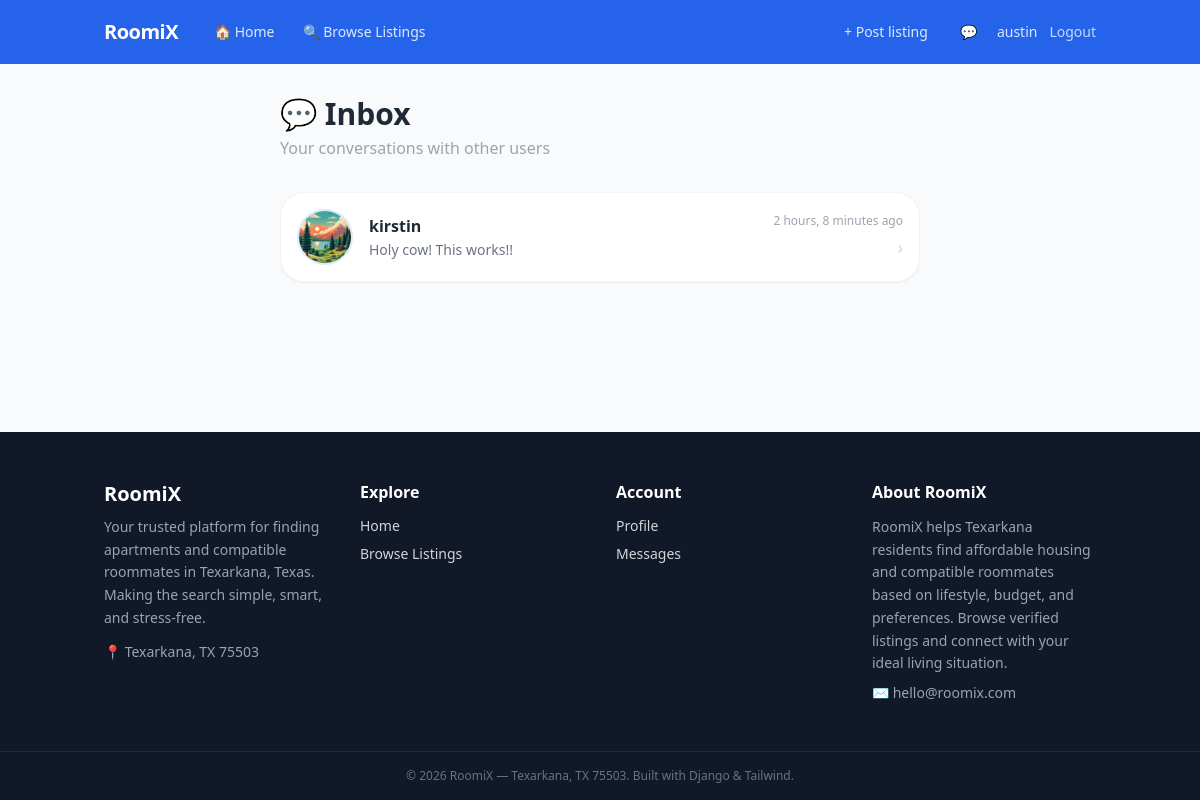
/messages/ (signed in), run on the app's committed database.
### core/models.py (models this page shows, shortened)
class Conversation(models.Model):
    participants = models.ManyToManyField(User , related_name ='conversations')
    listing = models.ForeignKey(Listing, on_delete=models.SET_NULL , null=True, blank=True,related_name='conversations')
    created_at = models.DateTimeField(auto_now_add=True)
    class Meta:
        ordering = ['-created_at']
    def get_other_participant(self , user):
        return self.participants.exclude(pk=user.pk).first()
    def unread_count(self,user):
        return self.messages.filter(is_read=False).exclude(sender=user).count()

class Profile(models.Model):
    user = models.OneToOneField(User, on_delete=models.CASCADE, related_name='profile')
    bio = models.TextField(blank=True)
    age = models.PositiveIntegerField(null=True, blank=True)
    budget_min = models.DecimalField(max_digits=10, decimal_places=2, null=True, blank=True)
    budget_max = models.DecimalField(max_digits=10, decimal_places=2, null=True, blank=True)
    location = models.CharField(max_length=255, blank=True)
    is_smoker = models.BooleanField(default=False)
    has_pets = models.BooleanField(default=False)
    is_student = models.BooleanField(default=True)
    CLEANLINESS_CHOICES = [
        (1, 'Messy'),
        (2, 'Average'),
        (3, 'Very Clean'),
    ]
    cleanliness = models.IntegerField(choices=CLEANLINESS_CHOICES, null=True, blank=True)
    SLEEP_CHOICES = [
        ('early', 'Early Bird'),
        ('night', 'Night Owl'),
    ]
    sleep_schedule = models.CharField(max_length=10, choices=SLEEP_CHOICES, blank=True)
    is_lgbtq_friendly = models.BooleanField(default=False)
    NOISE_CHOICES = [
        ('quiet', 'Quiet'),
        ('moderate', 'Moderate'),
         ('loud', 'Loud'),
    ]
    noise_level = models.CharField(max_length=10, choices=NOISE_CHOICES, blank=True)
    image = models.ImageField(upload_to='profile_pics/', default='default_profile.jpg')
    created_at = models.DateTimeField(auto_now_add=True)
    IMPORTANCE_CHOICES = [
        (0 , 'Not Important'),
        (1 , 'Somewhat Important'),
        (2 , 'Very Important'),
        (3 , 'Must Match'),
    ]
    cleanliness_importance = models.IntegerField(choices=IMPORTANCE_CHOICES , default=1)
    sleep_schedule_importance = models.IntegerField(choices=IMPORTANCE_CHOICES , default=1)
    budget_importance = models.IntegerField(choices=IMPORTANCE_CHOICES , default=1)
    smoker_importance = models.IntegerField(choices=IMPORTANCE_CHOICES , default=1)
    pets_importance = models.IntegerField(choices=IMPORTANCE_CHOICES , default=1)
    noise_level_importance = models.IntegerField(choices=IMPORTANCE_CHOICES, default=1)

class Message(models.Model):
    conversation = models.ForeignKey(Conversation, on_delete=models.CASCADE, related_name='messages')
    sender = models.ForeignKey(User , on_delete=models.CASCADE , related_name='sent_messages')
    body = models.TextField()
    created_at = models.DateTimeField(auto_now_add=True)
    is_read = models.BooleanField(default=False)
    class Meta:
        ordering = ['created_at']

### core/views.py (the view)
# urls.py: path('messages/' , views.InboxView.as_view(), name='inbox'),
class InboxView(LoginRequiredMixin, View):
    def get(self, request):
        conversations = Conversation.objects.filter(
            participants=request.user
        ).prefetch_related('participants', 'listing', 'messages')
        convo_data = []
        for convo in conversations:
            convo_data.append({
                'conversation': convo,
                'other_user': convo.get_other_participant(request.user),
                'unread': convo.unread_count(request.user),
                'last_message': convo.messages.last(),
            })
        return render(request, 'core/inbox.html', {'convo_data': convo_data})

### core/templates/core/inbox.html (shortened to what this page needs)
{% extends "base.html" %}
{% block content %}
<div class="max-w-2xl mx-auto px-4 py-8">
  <div class="mb-8">
    <h1 class="text-3xl font-bold text-gray-800">💬 Inbox</h1>
    <p class="text-gray-400 mt-1">Your conversations with other users</p>
  </div>
  {% if convo_data %}
    <div class="flex flex-col gap-3">
      {% for item in convo_data %}
        <a href="{% url 'conversation' item.conversation.pk %}"
           class="bg-white rounded-2xl shadow-sm border border-gray-100 p-4 flex items-center gap-4 hover:shadow-md hover:border-brand-400 transition">
          {% if item.other_user.profile.image %}
            <img src="{{ item.other_user.profile.image.url }}" alt=""
                 class="w-14 h-14 rounded-full object-cover flex-shrink-0 border-2 border-brand-100"/>
          {% else %}
            <div class="w-14 h-14 rounded-full bg-brand-100 flex items-center justify-center text-brand-500 font-bold text-xl flex-shrink-0">
              {{ item.other_user.username|first|upper }}
            </div>
          {% endif %}
          <div class="flex-1 min-w-0">
            <div class="flex items-center justify-between gap-2 mb-0.5">
              <p class="font-semibold text-gray-800">{{ item.other_user.username }}</p>
            </div>
            {% if item.last_message %}
              <p class="text-sm text-gray-500 truncate">{{ item.last_message.body }}</p>
            {% endif %}
          </div>
          <div class="flex flex-col items-end gap-1 flex-shrink-0">
            {% if item.last_message %}
              <p class="text-xs text-gray-400">{{ item.last_message.created_at|timesince }} ago</p>
            {% endif %}
            <span class="text-gray-300 text-lg">›</span>
          </div>
        </a>
      {% endfor %}
    </div>
  {% endif %}
</div>
{% endblock %}

### core/templates/includes/_navbar.html (shortened to what this page needs)
<nav class="bg-brand-500 sticky top-0 z-50">
  <div class="max-w-5xl mx-auto px-4 h-16 flex items-center justify-between">
    <div class="flex items-center gap-6">
      <a href="{% url 'home' %}" class="text-white font-bold text-xl tracking-tight">RoomiX</a>
      <div class="hidden sm:flex items-center gap-1">
        <a href="{% url 'home' %}"
           class="text-blue-100 hover:text-white px-3 py-1.5 rounded-lg text-sm transition flex items-center gap-1">
          🏠 Home
        </a>
        <a href="{% url 'listing-list' %}"
           class="text-blue-100 hover:text-white px-3 py-1.5 rounded-lg text-sm transition flex items-center gap-1">
          🔍 Browse Listings
        </a>
      </div>
    </div>
    <div class="flex items-center gap-3 text-sm">
      {% if user.is_authenticated %}
        <a href="{% url 'listing-create' %}"
           class="text-blue-100 hover:text-white px-3 py-1.5 rounded-lg text-sm transition">
          + Post listing
        </a>
        <a href="{% url 'inbox' %}" class="relative text-blue-100 hover:text-white transition px-2">
          💬
        </a>
        <a href="{% url 'profile' %}" class="text-blue-100 hover:text-white transition">
          {{ user.username }}
        </a>
        <form method="POST" action="{% url 'logout' %}">
          <button type="submit" class="text-blue-200 hover:text-white transition">Logout</button>
        </form>
      {% endif %}
    </div>
  </div>
</nav>

### data on the page
Conversation: other_user.profile.image (picture), other_user.username "kirstin", last_message.body "Holy cow! This works!!", last_message.created_at "2 hours, 8 minutes"

### other printed values
{{ user.username }} "austin"
